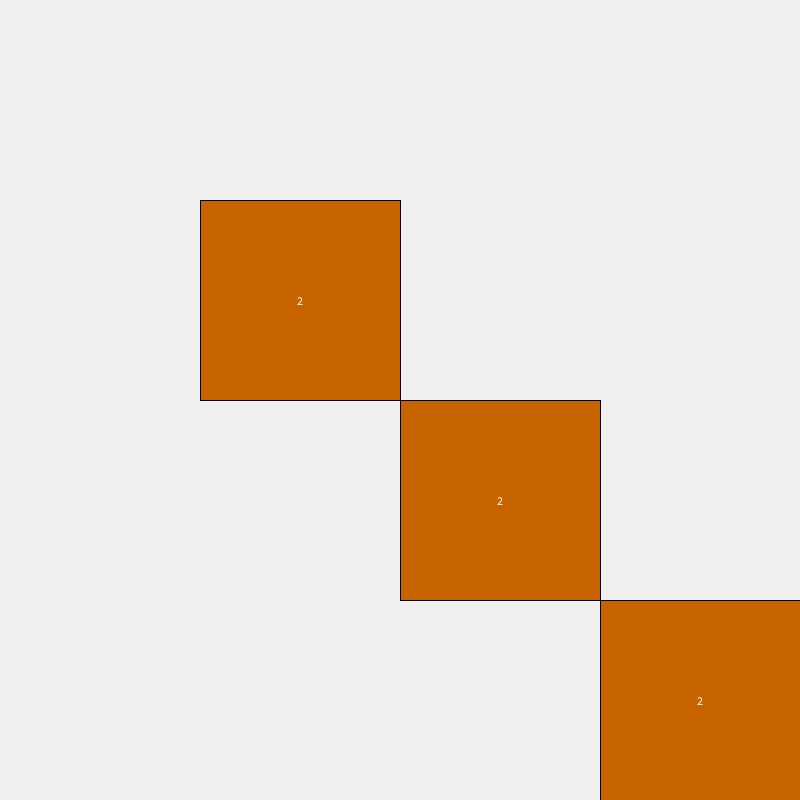
Frame 1 (no input)
Frame 60 (the mouse pressed at the canvas centre just before this capture): identical to frame 1, image omitted
Frame 120 (the mouse held since frame 60 and released just before this capture): identical to frame 1, image omitted

The Processing sketch that drew this single still picture (run headless with seeded random() and noise(); from frame 60 on, the mouse is pressed at the canvas centre):

// Processing sketch: Tile2048
// ── Tile2048.pde
Board board;
boolean gameOn;

void setup(){
  size(800, 800);
  board = new Board();
  board.setup();
}

void draw() {
  background(240);
  board.show();
}

void keyPressed() {
  switch(keyCode) {
    case 37: // Left
      board.tilt(1, 0, -1,
                 0, 0, 0);
      break;
    case 38: // Up
      board.tilt(0, 0, 0,
                 1, 0, -1);
      break;
    case 39: // Right
      board.tilt(0, -1, 1,
                 0, 0, 0);
      break;
    case 40: // Down
      board.tilt(0, 0, 0,
                 0, -1, 1);
      break;
  }
}

// ── Board.pde
class Board {
  int row_num = 4;
  int col_num = 4;
  int size    = 0;
  Tile[][] grid = new Tile[row_num][col_num];
  
  void setup(){
    addTile(3, 3);
    addTile(1, 1);
    addTile(2, 2);
  }
  
  void show() {
    for(int i = 0; i < row_num; i++) {
      for(int j = 0; j < col_num; j++) {
        if(grid[i][j] != null) {
          grid[i][j].show();
        }
      }
    }
  }
  
  void addTile(int row_i, int col_i){
    Tile tile = new Tile(row_i, col_i);
    grid[row_i][col_i] = tile;
    size += 1;
  }
  
  void removeTile(int row_i, int col_i) {
    grid[row_i][col_i] = null;
    size -= 1;
  }
  
  void tilt(int row_start, int row_end, int row_offset,
              int col_start, int col_end, int col_offset){
    for (int i=row_start; i < row_num+row_end; i++) {
      for (int j=col_start; j < col_num+col_end; j++) {
        if(grid[i][j] != null){
          Tile temp = grid[i][j];
          grid[i][j] = null;
          
          i = i + row_offset;
          j = j + col_offset;
          grid[i][j] = temp;
          grid[i][j].updatePos(i, j);
          grid[i][j].show();
        }
      }
    }
  }
  
  
  
  //void tiltHorizontal(int x_dir){
    
  //}
}

// ── Tile.pde
class Tile {
  int value;
  PVector position;
  PVector pixelPos;
  
  Tile(int x, int y){
    if(random(1)<0.1){
      value = 4;
    } else {
      value = 2;
    }
    
    position = new PVector(x, y);
    pixelPos = new PVector(200*x, 200*y);
  }
  
  void show() {
    fill(200, 100, 0);
    rect(pixelPos.x, pixelPos.y, 200, 200);
    fill(255);
    textAlign(CENTER, CENTER);
    text(value, pixelPos.x+100, pixelPos.y+100);
  }
  
  void updatePos(int x, int y) {
    position = new PVector(x, y);
    pixelPos = new PVector(200*x, 200*y);
  }
}
